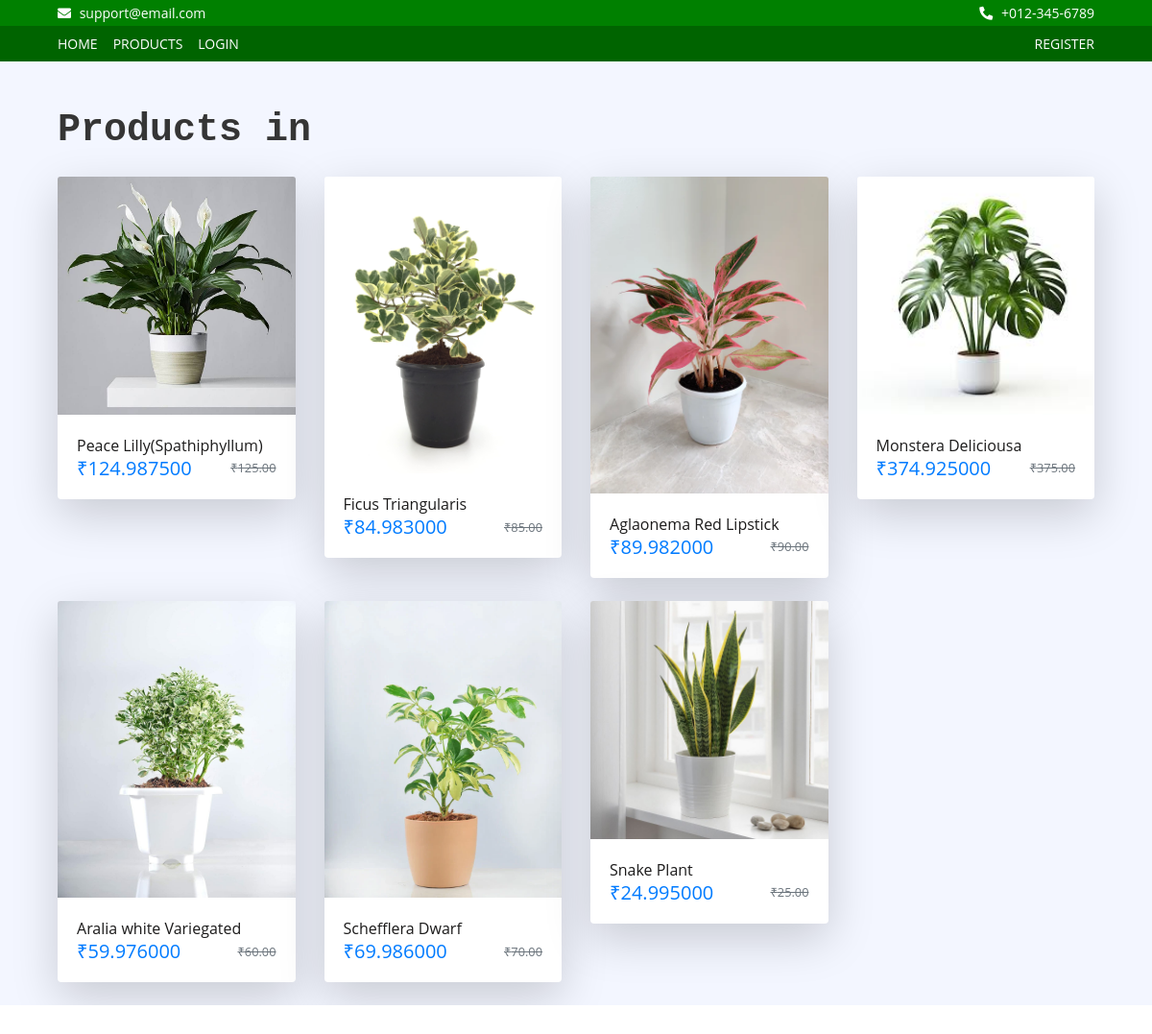
The app's page /shop/ with its own data.
### store/models.py (models this page shows, shortened)
class Product(models.Model):
    name = models.CharField(max_length=255)
    description = models.TextField()
    price = models.DecimalField(max_digits=10, decimal_places=2)
    category = models.ForeignKey(Category, on_delete=models.CASCADE, related_name='products')
    sku = models.CharField(max_length=100, unique=True)
    thumbnail = models.ImageField(upload_to='products/thumbnails/', blank=True, null=True)
    image = models.ImageField(upload_to='products/', blank=True, null=True)
    image1 = models.ImageField(upload_to='products/', blank=True, null=True)
    image2 = models.ImageField(upload_to='products/', blank=True, null=True)
    image3 = models.ImageField(upload_to='products/', blank=True, null=True)
    stock = models.IntegerField()
    discount = models.DecimalField(max_digits=5, decimal_places=2, blank=True, null=True)
    weight = models.CharField(max_length=100, blank=True, null=True)
    dimensions = models.CharField(max_length=100, blank=True, null=True)
    status = models.BooleanField(default=True)
    shipping_charge = models.DecimalField(max_digits=6, decimal_places=2, default=0.00)
    tax_percentage = models.DecimalField(max_digits=4, decimal_places=2, default=0.00)  # e.g. 5% tax
    offer = models.CharField(max_length=255, blank=True, null=True)  # Offers description
    created_by = models.ForeignKey(settings.AUTH_USER_MODEL, on_delete=models.CASCADE, related_name='products')
    created_at = models.DateTimeField(auto_now_add=True)
    updated_at = models.DateTimeField(auto_now=True)
    related_products = models.ManyToManyField('self', blank=True)  # Related products
    def discount_price(self):
        if self.discount:
            return self.price - (self.price * (self.discount / 100))
        return self.price

### store/views.py (the view)
def product_list(request):
    products = Product.objects.filter(status=True)  # Show only active products
    return render(request, 'store/product_list.html', {'products': products})

### store/templates/store/product_list.html (shortened to what this page needs)
{% extends 'base.html' %}
{% block content %}
<div class="container">
    <h1 class="mb-4">Products in {{ category.name }}</h1>
    <div class="row">
        {% for product in products %}
        <div class="col-lg-3 mb-4">
            <div class="product-card card border-0 shadow-lg">
                <div class="product-image position-relative overflow-hidden">
                    <a href="{% url 'product_detail' product.id %}">
                        <img src="{{ product.thumbnail.url }}" alt="{{ product.name }}" class="card-img-top transition-scale">
                    </a>
                </div>
                <div class="card-body">
                    <div class="product-title">
                        <a href="{% url 'product_detail' product.id %}">{{ product.name }}</a>
                    </div>
                    <div class="product-price d-flex justify-content-between align-items-center">
                        <h5 class="text-primary mb-0">&#8377;{{ product.discount_price }}</h5>
                        <small class="text-muted"><del>&#8377;{{ product.price }}</del></small>
                    </div>
                </div>
            </div>
        </div>
        {% endfor %}
    </div>
</div>
{% endblock %}

### static/css/style.css (style rules this page uses)
body { color: #353535; font-family: 'Open Sans', sans-serif; font-weight: 400; background: #f3f6ff; }
a { color: #1c1b1b; }
h1 { font-family: 'Source Code Pro', monospace; font-weight: 900; }

### records on screen
Product: thumbnail (picture), name "Peace Lilly(Spathiphyllum)", discount_price "124.987500", price "125.00"
Product: thumbnail (picture), name "Ficus Triangularis", discount_price "84.983000", price "85.00"
Product: thumbnail (picture), name "Aglaonema Red Lipstick", discount_price "89.982000", price "90.00"
Product: thumbnail (picture), name "Monstera Deliciousa", discount_price "374.925000", price "375.00"
Product: thumbnail (picture), name "Aralia white Variegated", discount_price "59.976000", price "60.00"
Product: thumbnail (picture), name "Schefflera Dwarf", discount_price "69.986000", price "70.00"
Product: thumbnail (picture), name "Snake Plant", discount_price "24.995000", price "25.00"
